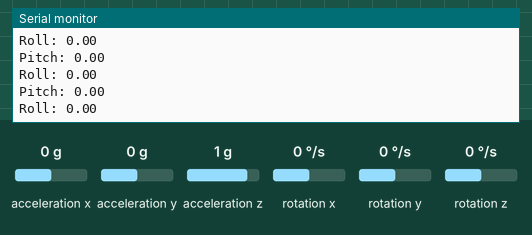
A program run on a simulated ESP32. On the bench: the last lines printed to the serial monitor. The inputs (shaded band) are chosen by the test bench; at power-on: acceleration x 0 g, acceleration y 0 g, acceleration z 1 g, rotation x 0 °/s, rotation y 0 °/s, rotation z 0 °/s.

Above: at 1.2 s.
1.3 s: acceleration x set to 1.4 g
At 2.1 s:
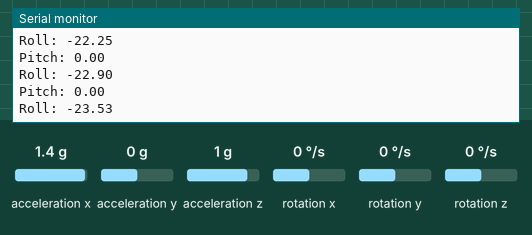
4.3 s: acceleration y set to -0.8 g
At 5.0 s:
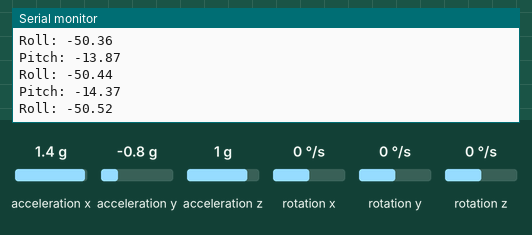
7.3 s: acceleration z set to -1.4 g
At 8.2 s:
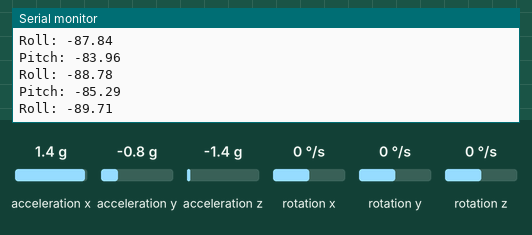
8.8 s: rotation x set to -192 °/s
At 9.4 s:
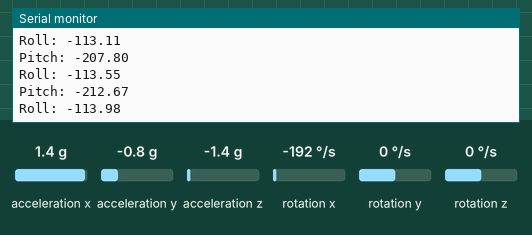
10.3 s: acceleration x set to 0 g
At 10.8 s:
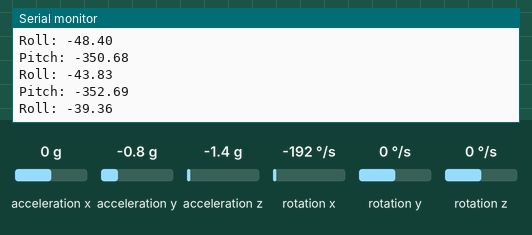
13.3 s: rotation x set to 100 °/s
At 14.2 s:
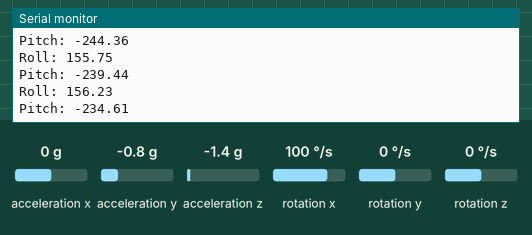
Timing chart, 0 to 16.3 s (numbered marks = the images above; inputs shaded):
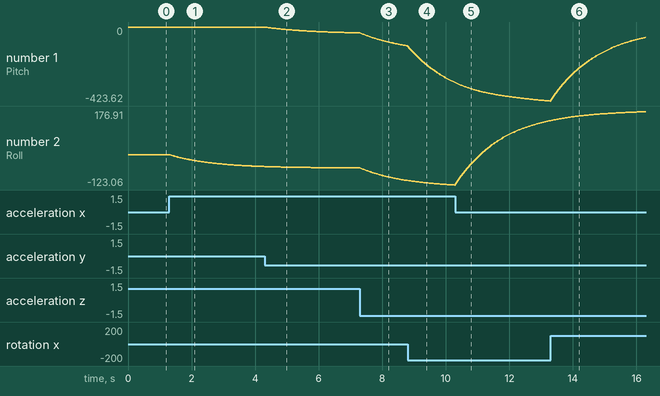

The program:

main.cpp
```cpp
#include <Arduino.h>
#include <MPU6050.h>
MPU6050 mpu;
int16_t ax, ay, az, gx, gy, gz;
float pitch_cf, roll_cf;
unsigned long previousMillis = 0;
float dt;

void setup() {
  Serial.begin(9600);
  Serial.println("Initializing MPU6050...");
  Wire.begin();
  mpu.initialize();
  }

void loop() {
    unsigned long currentMillis = millis();
    dt = (currentMillis - previousMillis) / 1000.0;
    previousMillis = currentMillis;
  mpu.getMotion6(&ax, &ay, &az, &gx, &gy, &gz);
  float pitch, roll;
pitch = atan2(ay, az) * 180 / PI;
roll = atan2(-ax, az) * 180 / PI;
pitch_cf = 0.98 * (pitch_cf + (gx / 131.0) * dt) + 0.02 * pitch;
roll_cf = 0.98 * (roll_cf + (gy / 131.0) * dt) + 0.02 * roll;
  Serial.print("Pitch: ");
Serial.println(pitch_cf);
  Serial.print("Roll: ");
Serial.println(roll_cf);
delay(10);
}
```

Measured:
- after the input at 1.3 s, the serial monitor: prints a new line at once (image 1)
- plotted number 2: 0 → -48.19 after the input at 1.3 s
